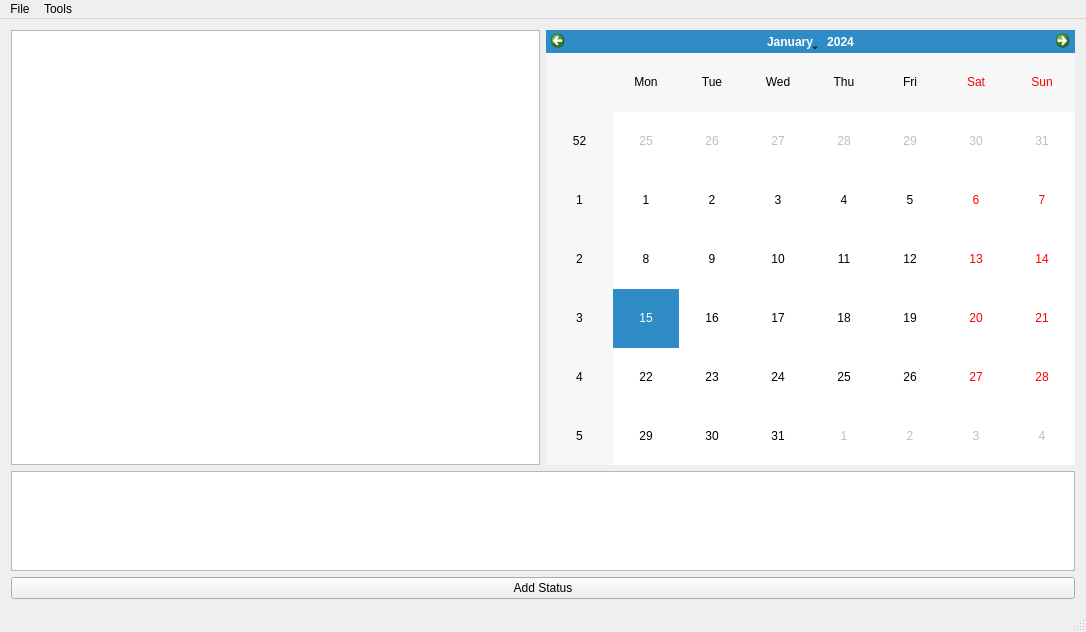
<?xml version="1.0" encoding="UTF-8"?>
<ui version="4.0">
 <class>MainWindow</class>
 <widget class="QMainWindow" name="MainWindow">
  <property name="geometry">
   <rect>
    <x>0</x>
    <y>0</y>
    <width>1086</width>
    <height>632</height>
   </rect>
  </property>
  <property name="windowTitle">
   <string>MainWindow</string>
  </property>
  <widget class="QWidget" name="centralWidget">
   <layout class="QVBoxLayout" name="verticalLayout_6">
    <item>
     <layout class="QVBoxLayout" name="verticalLayout_5">
      <item>
       <layout class="QHBoxLayout" name="horizontalLayout_4">
        <item>
         <widget class="QListWidget" name="listWidget"/>
        </item>
        <item>
         <widget class="QCalendarWidget" name="calendarWidget">
          <property name="maximumSize">
           <size>
            <width>1000000</width>
            <height>100000</height>
           </size>
          </property>
         </widget>
        </item>
       </layout>
      </item>
      <item>
       <widget class="QTextEdit" name="textEdit">
        <property name="maximumSize">
         <size>
          <width>16777215</width>
          <height>100</height>
         </size>
        </property>
       </widget>
      </item>
      <item>
       <widget class="QPushButton" name="pushButton">
        <property name="text">
         <string>Add Status</string>
        </property>
       </widget>
      </item>
     </layout>
    </item>
   </layout>
  </widget>
  <widget class="QStatusBar" name="statusBar"/>
  <widget class="QMenuBar" name="menuBar">
   <property name="geometry">
    <rect>
     <x>0</x>
     <y>0</y>
     <width>1086</width>
     <height>25</height>
    </rect>
   </property>
   <widget class="QMenu" name="menuFile">
    <property name="title">
     <string>File</string>
    </property>
    <addaction name="actionExit"/>
   </widget>
   <widget class="QMenu" name="menuTools">
    <property name="title">
     <string>Tools</string>
    </property>
    <addaction name="actionGenerate_Weekly_Report"/>
   </widget>
   <addaction name="menuFile"/>
   <addaction name="menuTools"/>
  </widget>
  <action name="actionExit">
   <property name="text">
    <string>Exit</string>
   </property>
  </action>
  <action name="actionGenerate_Weekly_Report">
   <property name="text">
    <string>Generate Weekly Report</string>
   </property>
  </action>
 </widget>
 <layoutdefault spacing="6" margin="11"/>
 <resources/>
 <connections>
  <connection>
   <sender>actionExit</sender>
   <signal>triggered()</signal>
   <receiver>MainWindow</receiver>
   <slot>close()</slot>
   <hints>
    <hint type="sourcelabel">
     <x>-1</x>
     <y>-1</y>
    </hint>
    <hint type="destinationlabel">
     <x>542</x>
     <y>315</y>
    </hint>
   </hints>
  </connection>
 </connections>
</ui>
